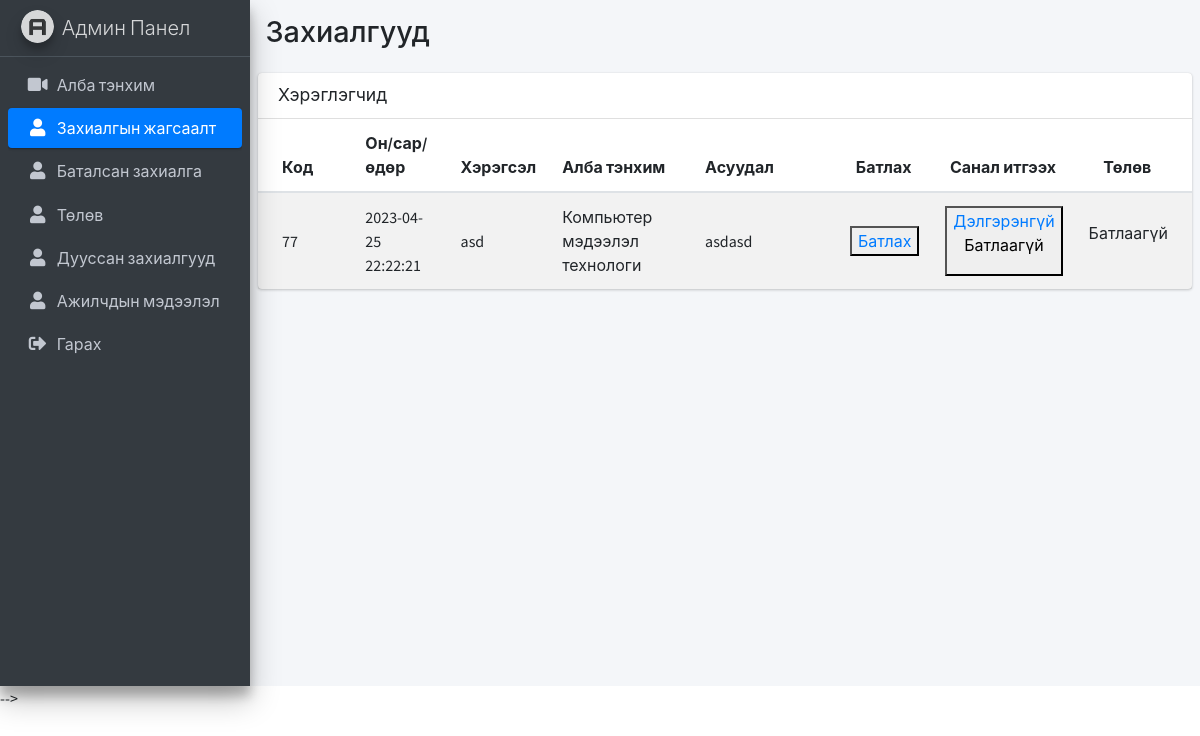
The page /admin-users.php on the database as committed earlier.
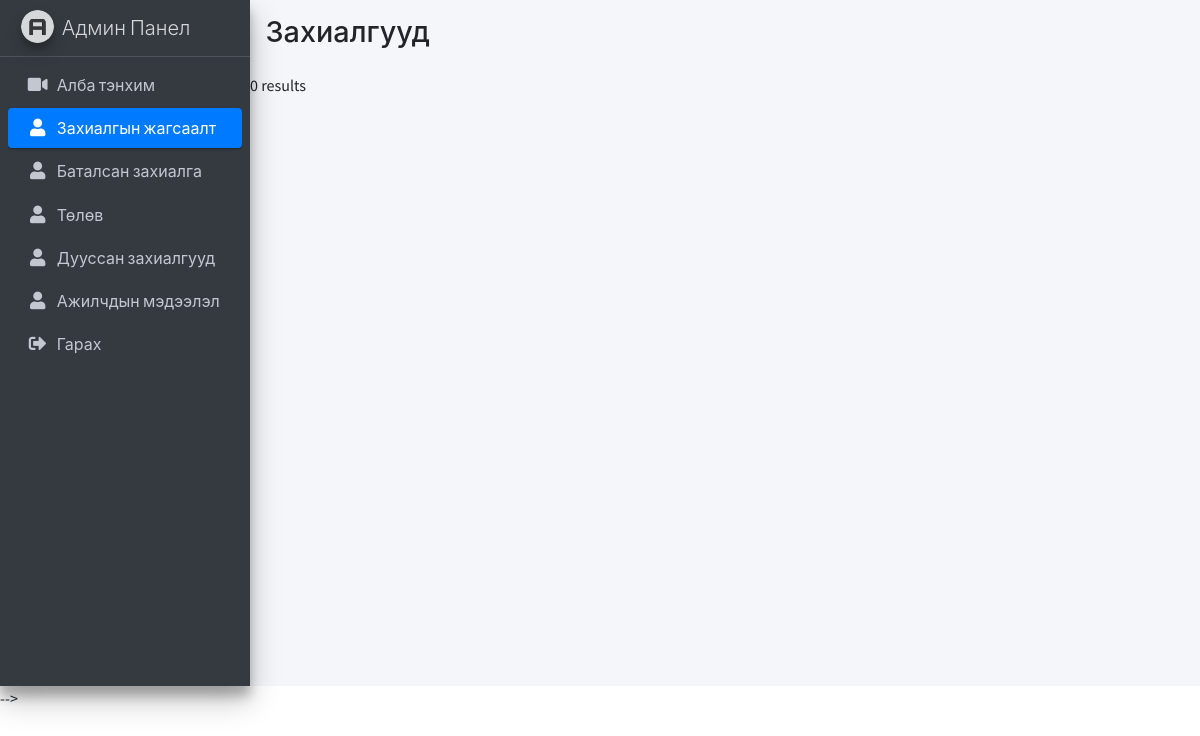
The same page on the database as committed later.
### tables this page shows
CREATE TABLE `workorder` (
  `order_id` int(11) NOT NULL,
  `orderDate` timestamp NOT NULL DEFAULT current_timestamp() ON UPDATE current_timestamp(),
  `doneDate` varchar(255) DEFAULT NULL,
  `item` varchar(150) NOT NULL,
  `roomNumber` varchar(100) DEFAULT NULL,
  `problem` text NOT NULL,
  `userID` char(8) NOT NULL,
  `dataStatusId` int(1) DEFAULT NULL,
  `money_order` int(11) DEFAULT NULL,
  `orderStatus` int(1) DEFAULT NULL,
  `employee_id` char(10) DEFAULT NULL,
  `checkStatus` int(1) DEFAULT NULL
);

CREATE TABLE `users` (
  `user_id` char(8) NOT NULL,
  `username` varchar(45) NOT NULL,
  `lastname` varchar(45) NOT NULL,
  `phone` int(11) NOT NULL,
  `email` varchar(125) NOT NULL,
  `password` varchar(45) NOT NULL,
  `gender` char(8) DEFAULT NULL
);

### admin-users.php (the view, shortened to what the changed rows need)
<!DOCTYPE html>
<html>
<head>
  <link rel="stylesheet" href="plugins/fontawesome-free/css/all.min.css" />
  <link rel="stylesheet" href="https://code.ionicframework.com/ionicons/2.0.1/css/ionicons.min.css" />
  <link rel="stylesheet" href="dist/css/adminlte.min.css" />
</head>
<body class="hold-transition sidebar-mini">
  <div class="wrapper">
    <aside class="main-sidebar sidebar-dark-primary elevation-4">
      <a href="admin-index.html" class="brand-link">
      </a>
      <div class="sidebar">
      </div>
    </aside>
    <div class="content-wrapper">
      <section class="content-header">
        <div class="container-fluid">
          <div class="row mb-2">
            <div class="col-sm-6">
              <h1>Захиалгууд</h1>
            </div>
          </div>
        </div>
      </section>
      <?php
      include("./service/dbConnect.php");
      $sql = "SELECT order_id, orderDate, item,money_order, orderStatus  ,problem ,userID , dataStatusId FROM workorder WHERE dataStatusId IS NULL ORDER BY orderDate desc";
      $result = $conn->query($sql);
      if ($result->num_rows > 0) {
      ?>
        <section class="content">
          <form action="" method="POST">
            <div class="card">
              <div class="card-header">
                <h3 class="card-title">Хэрэглэгчид</h3>
              </div>
              <div class="card-body p-0">
                <table class="table table-striped projects">
                  <thead>
                    <tr>
                      <th style="width: 10%">Код</th>
                      <th style="width: 10%">Он/сар/өдөр</th>
                      <th style="width: 10%">Хэрэгсэл</th>
                      <th style="width: 15%">Алба тэнхим</th>
                      <th style="width: 15%">Асуудал</th>
                      <th style="width: 10%; text-align: center">Батлах</th>
                      <th style="width: 10%; text-align: center">Санал итгээх</th>
                      <th style="width: 10%; text-align: center">Төлөв</th>
                    </tr>
                  </thead>
                  <tbody>
                    <?php
                    while ($row = $result->fetch_assoc()) {
                    ?>
                      <tr>
                        <td>
                          <?php echo $row['order_id'] ?>
                        </td>
                        <td>
                          <a>
                            <?php echo $row['orderDate'] ?>
                          </a>
                          <br />
                        </td>
                        <td>
                          <?php echo $row['item'] ?>
                        </td>
                        <td>
                          <?php $tid =  $row['userID'];
                          $qr =  mysqli_query($conn, "SELECT * FROM users WHERE user_id = '$tid'");
                          mysqli_num_rows($qr);
                          $rw = mysqli_fetch_array($qr);
                          echo $rw['username'];
                          ?>
                        </td>
                        <td>
                          <?php echo $row['problem'] ?>
                        </td>
                        <td class="project-actions text-right">
                          <button>
                            <a onclick="return confirm ('Та захиалгыг батлахдаа итгэлтэй байна уу? ')" href="Confirm/adminConfirm.php?id=<?php echo $row["order_id"]; ?>">Батлах</a>
                          </button>
                        </td>
                        <td class="project-actions text-right">
                          <button>
                            <a href="Confirm/reqBoss.php?id=<?php echo $row["order_id"]; ?>">Дэлгэрэнгүй</a>
                            <?php if ($row['money_order'] > 1) {
                            ?>
                              <p class="status">Санал илгээсэн</p>
                            <?php
                            } else {
                            ?>
                              <p class="status2">Батлаагүй</p>
                            <?php
                            };
                            ?>
                          </button>
                        </td>
                        <td class="project-actions text-right">
                          <?php if ($row['orderStatus'] > 0) {
                          ?>
                            <p class="status">Санхүү баталсан</p>
                          <?php
                          } else {
                          ?>
                            <p class="status2">Батлаагүй</p>
                          <?php
                          };
                          ?>
                        </td>
                      <?php
                    }
                      ?>
                      </tr>
                  </tbody>
                </table>
              </div>
            </div>
          </form>
        </section>
      <?php
      } else {
        echo "0 results";
      }
      ?>
    </div>
  </div> -->
</body>
</html>

Rows that differ between the two databases and show on the page:
removed workorder: order_id "77", orderDate "2023-04-25 22:22:21", item "asd", userID.username "Компьютер мэдээлэл технологи", problem "asdasd", shows "Батлаагүй"
Other text that changed with them:
text no longer shown: "Хэрэглэгчид Код Он/сар/өдөр Хэрэгсэл Алба тэнхим Асуудал Батлах Санал итгээх Төлөв"
text now shown: "0 results"
